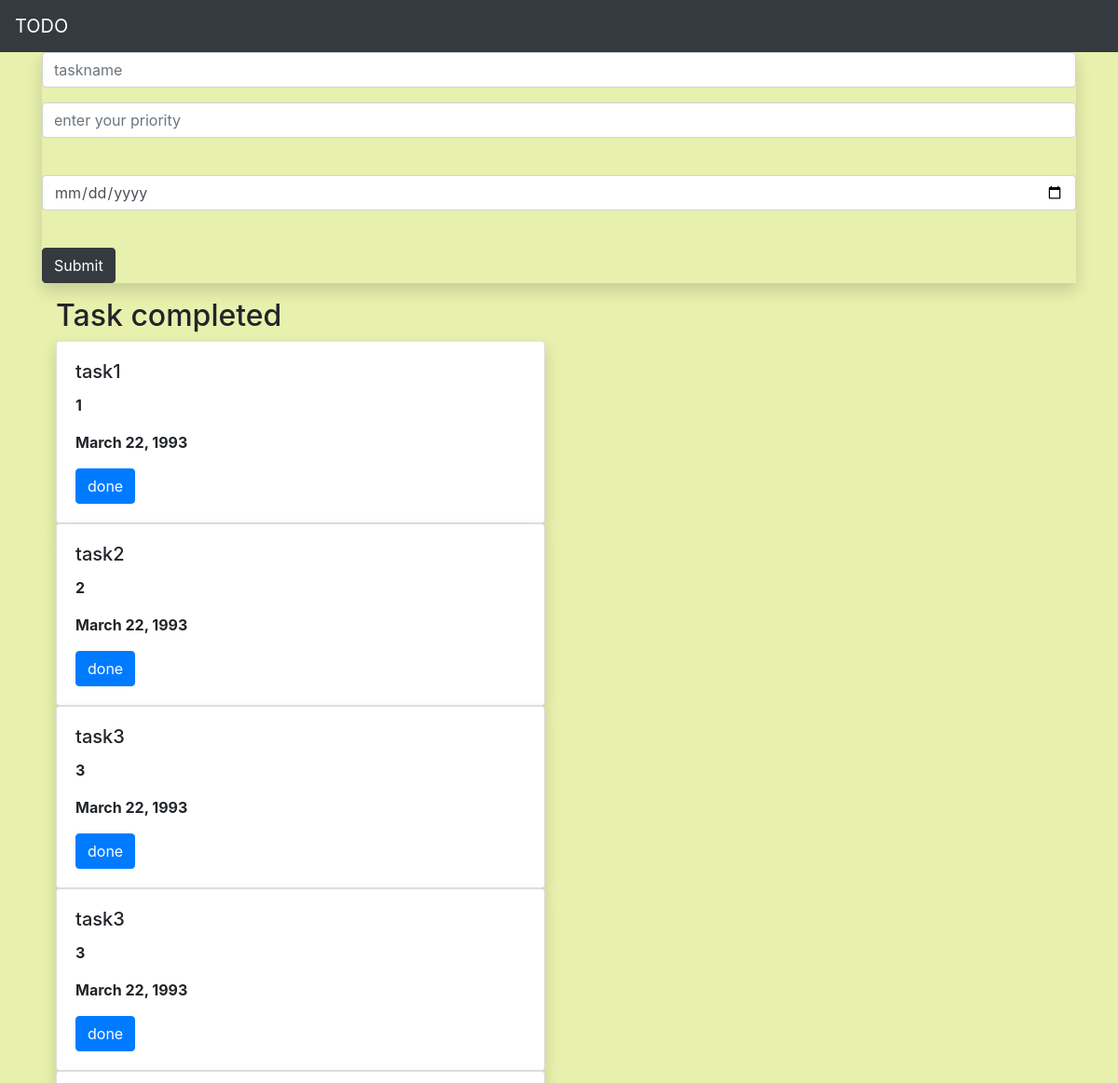
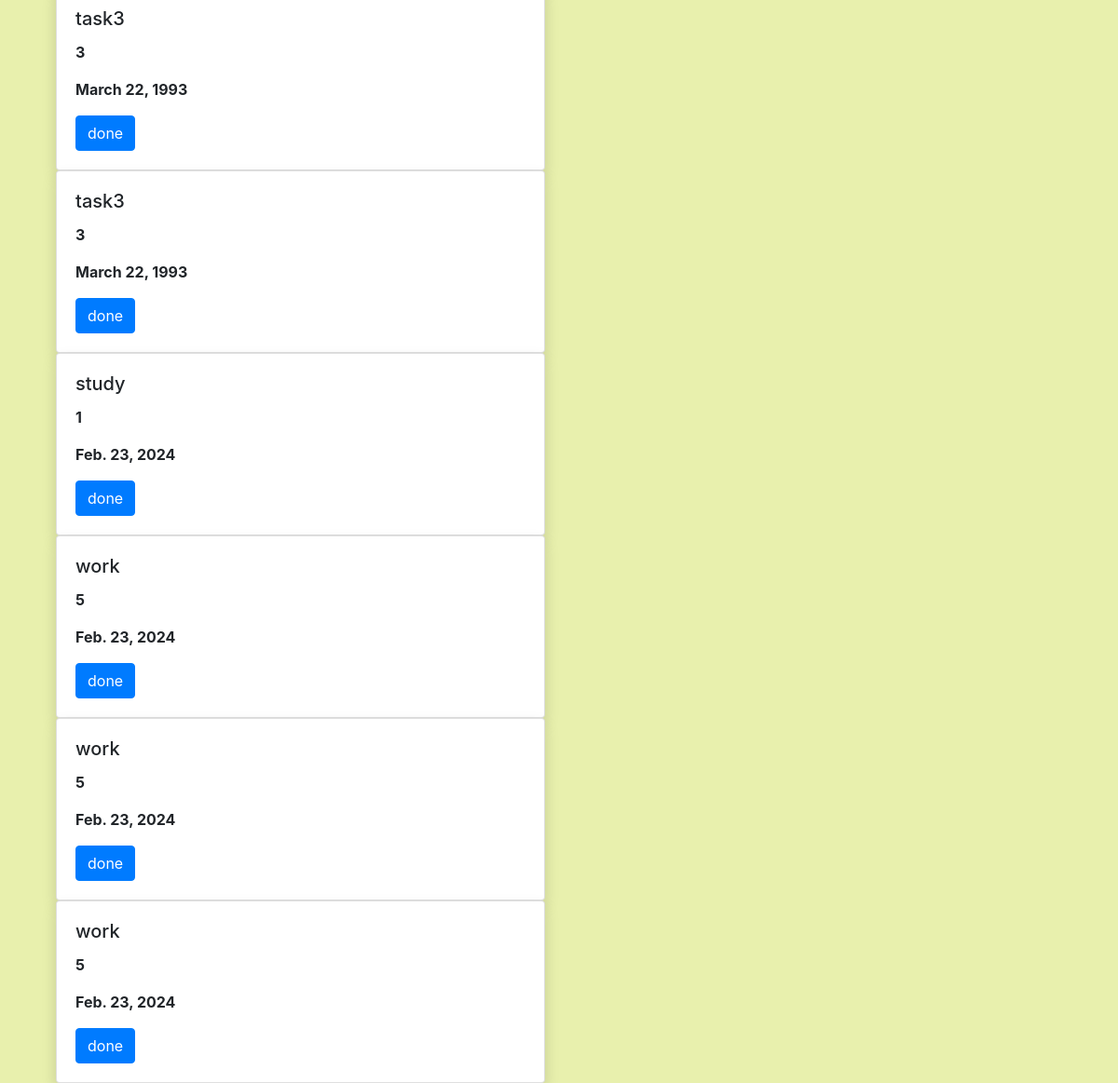
The page / on the database its author committed (2 pictures, top to bottom).
### todoapp/models.py (models this page shows, shortened)
class Task(models.Model):
    name=models.CharField(max_length=250)
    priority=models.IntegerField()
    date=models.DateField()

### todoapp/views.py (the view)
# urls.py: path('',views.add,name='add'),
def add(request):
    task1 = Task.objects.all()
    if request.method=='POST':
        name=request.POST.get('task','')
        priority=request.POST.get('priority','')
        date=request.POST.get('date','')
        task=Task(name=name,priority=priority,date=date)
        task.save()
    return render(request,'home.html',{'task':task1})

### templates/home.html (shortened to what this page needs)
{% extends 'base.html' %}
{% block content %}
<div class="container">
<form method="POST" class="mb-3 shadow">
    <div class="form-group">
    <input type="text" class="form-control" name="task" placeholder="taskname">
    </div>
    <div class="form-group">
    <input type="text" class="form-control" name="priority" placeholder="enter your priority"><br>
    </div>
    <div class="form-group">
    <input type="date" class="form-control" name="date" placeholder="enter your date"><br>
    </div>
    <div class="form-group">
    <input class="btn btn-dark" type="submit">
    </div>
</form>
    <div class="col-md-6">
     <h2>Task completed</h2>
    {% for i in task %}
        <div class="card shadow">
             <div class="card-body">
                 <h5 class="card-title">{{i.name}}</h5>
                 <p><b>{{i.priority}}</b></p>
                 <p><b>{{i.date}}</b></p>
                 <a class="btn btn-primary" href="{% url 'delete' i.id %}">done</a>
             </div>
        </div>
{% endfor %}
    </div>
</div>
{% endblock %}

### templates/base.html (shortened to what this page needs)
<!DOCTYPE html>
<html lang="en">
<head>
    <link rel="stylesheet" href="https://cdn.jsdelivr.net/npm/bootstrap@4.6.2/dist/css/bootstrap.min.css">
</head>
<body style="background-color:#e8f0ad">
<nav class="navbar navbar-expand-sm navbar-dark bg-dark">
    <a class="navbar-brand" href="#">
        TODO
    </a>
</nav>
{% block content %}
{% endblock %}
</body>
</html>

### rows shown on the page
Task: name "task1", priority "1", date "March 22, 1993"
Task: name "task2", priority "2", date "March 22, 1993"
Task: name "task3", priority "3", date "March 22, 1993"
Task: name "task3", priority "3", date "March 22, 1993"
Task: name "task3", priority "3", date "March 22, 1993"
Task: name "task3", priority "3", date "March 22, 1993"
Task: name "study", priority "1", date "Feb. 23, 2024"
Task: name "work", priority "5", date "Feb. 23, 2024"
Task: name "work", priority "5", date "Feb. 23, 2024"
Task: name "work", priority "5", date "Feb. 23, 2024"
